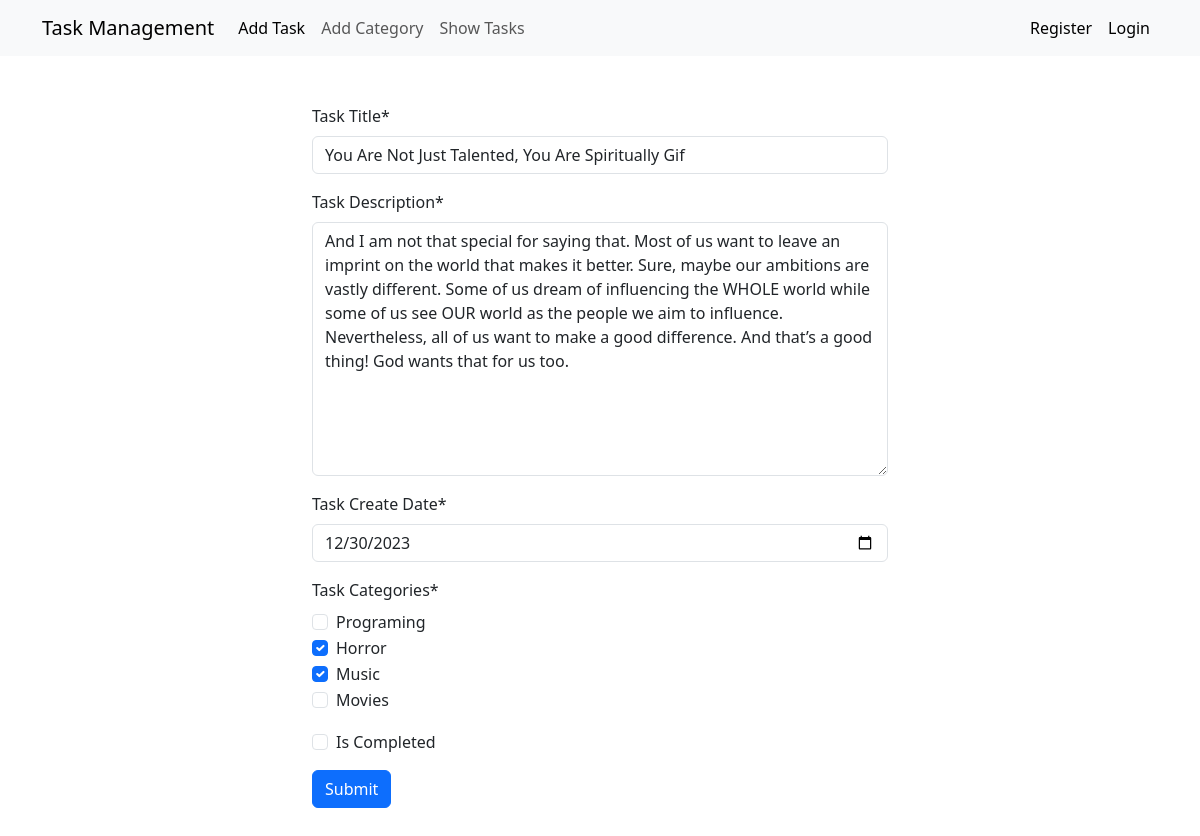
Page /tasks/edit_task/8 on the committed database.
### task/models.py (models this page shows, shortened)
class Task(models.Model):
    taskTitle = models.CharField(max_length=50)
    taskDescription = models.TextField(max_length=500)
    date = models.DateField()
    categories = models.ManyToManyField(Category)
    is_completed = models.BooleanField(default=False)

### task/views.py (the view)
# urls.py: path('edit_task/<int:id>',views.edit_task,name = 'edit_task'),
def edit_task(request,id):
    task = Task.objects.get(pk=id)
    task_form = forms.TaskFrom(instance=task)
    if request.method == 'POST':
        task_form = forms.TaskFrom(request.POST,instance=task)
        if task_form.is_valid():
            task_form.save()
            return redirect('show_tasks')
    return render(request,'tasks/add_task.html',{'form':task_form})

### task/forms.py
class TaskFrom(forms.ModelForm):
    class Meta:
        model = Task
        fields =  '__all__'
        labels={
            'taskTitle':'Task Title',
            'taskDescription':'Task Description',
            'is_completed':'Is Completed',
            'date':'Task Create Date',
            'categories':'Task Categories'
        }
        widgets = {
            'taskTitle': forms.TextInput(attrs={'placeholder': 'Enter Task Title'}),
            'taskDescription': forms.Textarea(attrs={'placeholder': 'Enter Task Description'}),
            'date': forms.DateInput(attrs={'type': 'date'}),
            'categories': forms.CheckboxSelectMultiple()
        }

### category/models.py (called while the page is built)
    def __str__(self):
        return self.name

### task/templates/tasks/add_task.html (shortened to what this page needs)
{% extends "base.html" %}
{% load crispy_forms_tags %} {% block content %}
<div class="container w-50 my-5">
  <form method="post">
    {{form | crispy}}
    <button class="btn btn-primary">Submit</button>
  </form>
</div>
{% endblock content %}

### rows in the picture
Task: taskTitle "You Are Not Just Talented, You Are Spiritually Gif", taskDescription "And I am not that special for saying that. Most of us want to leave an imprint on the world that makes it better. Sure, maybe our ambitions are vastly different. Some of us dream of influencing the WHOLE world while some of us see OUR world as the people we aim to influence. Nevertheless, all of us want to make a good difference. And that’s a good thing! God wants that for us too.", date "12/30/2023"
